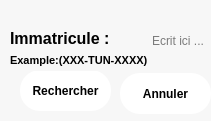
    <widget class="QGroupBox" name="groupBox_8">
     <property name="geometry">
      <rect>
       <x>1000</x>
       <y>240</y>
       <width>211</width>
       <height>121</height>
      </rect>
     </property>
     <property name="styleSheet">
      <string notr="true">background-color:rgb(247,247,247);
border-radius:15px;
border-color:rgb(0,0,0);</string>
     </property>
     <property name="title">
      <string/>
     </property>
     <widget class="QLabel" name="label_62">
      <property name="geometry">
       <rect>
        <x>10</x>
        <y>30</y>
        <width>141</width>
        <height>16</height>
       </rect>
      </property>
      <property name="font">
       <font>
        <pointsize>12</pointsize>
        <weight>75</weight>
        <bold>true</bold>
       </font>
      </property>
      <property name="text">
       <string>Immatricule :</string>
      </property>
     </widget>
     <widget class="QLineEdit" name="lineEdit_14">
      <property name="geometry">
       <rect>
        <x>150</x>
        <y>30</y>
        <width>71</width>
        <height>22</height>
       </rect>
      </property>
      <property name="placeholderText">
       <string>Ecrit ici ...</string>
      </property>
     </widget>
     <widget class="QPushButton" name="pushButton_36">
      <property name="geometry">
       <rect>
        <x>120</x>
        <y>73</y>
        <width>91</width>
        <height>41</height>
       </rect>
      </property>
      <property name="font">
       <font>
        <pointsize>9</pointsize>
        <weight>75</weight>
        <bold>true</bold>
       </font>
      </property>
      <property name="styleSheet">
       <string notr="true">QPushButton{
border-radius:20px;
border:none;
background-color:rgb(255,255,255);
color:rgb(0,0,0,);
}
QPushButton:hover{
border:none;
background-color:rgb(0,0,0);
color:rgb(255,255,255);
}
</string>
      </property>
      <property name="text">
       <string>Annuler</string>
      </property>
     </widget>
     <widget class="QPushButton" name="pushButton_37">
      <property name="geometry">
       <rect>
        <x>20</x>
        <y>70</y>
        <width>91</width>
        <height>41</height>
       </rect>
      </property>
      <property name="font">
       <font>
        <pointsize>9</pointsize>
        <weight>75</weight>
        <bold>true</bold>
       </font>
      </property>
      <property name="styleSheet">
       <string notr="true">QPushButton{
border-radius:20px;
border:none;
background-color:rgb(255,255,255);
color:rgb(0,0,0,);
}
QPushButton:hover{
border:none;
background-color:rgb(0,0,0);
color:rgb(255,255,255);
}
</string>
      </property>
      <property name="text">
       <string>Rechercher</string>
      </property>
     </widget>
     <widget class="QLabel" name="label_63">
      <property name="geometry">
       <rect>
        <x>10</x>
        <y>50</y>
        <width>181</width>
        <height>21</height>
       </rect>
      </property>
      <property name="font">
       <font>
        <pointsize>8</pointsize>
        <weight>75</weight>
        <bold>true</bold>
       </font>
      </property>
      <property name="text">
       <string>Example:(XXX-TUN-XXXX)</string>
      </property>
     </widget>
    </widget>
